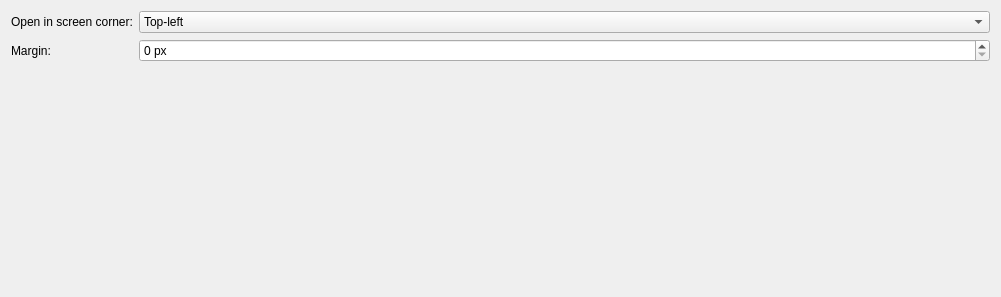
<?xml version="1.0" encoding="UTF-8"?>
<ui version="4.0">
 <class>NWinPipConfigForm</class>
 <widget class="QWidget" name="NWinPipConfigForm">
  <property name="geometry">
   <rect>
    <x>0</x>
    <y>0</y>
    <width>1001</width>
    <height>297</height>
   </rect>
  </property>
  <layout class="QFormLayout" name="formLayout">
   <property name="formAlignment">
    <set>Qt::AlignmentFlag::AlignHCenter|Qt::AlignmentFlag::AlignTop</set>
   </property>
   <item row="0" column="0">
    <widget class="QLabel" name="homeCornerLabel">
     <property name="text">
      <string>Open in screen corner:</string>
     </property>
     <property name="buddy">
      <cstring>kcfg_PictureInPictureHomeCorner</cstring>
     </property>
    </widget>
   </item>
   <item row="0" column="1">
    <widget class="QComboBox" name="kcfg_PictureInPictureHomeCorner">
     <item>
      <property name="text">
       <string>Top-left</string>
      </property>
     </item>
     <item>
      <property name="text">
       <string>Top-right</string>
      </property>
     </item>
     <item>
      <property name="text">
       <string>Bottom-left</string>
      </property>
     </item>
     <item>
      <property name="text">
       <string>Bottom-right</string>
      </property>
     </item>
    </widget>
   </item>
   <item row="1" column="0">
    <widget class="QLabel" name="marginLabel">
     <property name="text">
      <string>Margin:</string>
     </property>
    </widget>
   </item>
   <item row="1" column="1">
    <widget class="QSpinBox" name="kcfg_PictureInPictureMargin">
     <property name="suffix">
      <string> px</string>
     </property>
    </widget>
   </item>
  </layout>
 </widget>
 <resources/>
 <connections/>
</ui>
